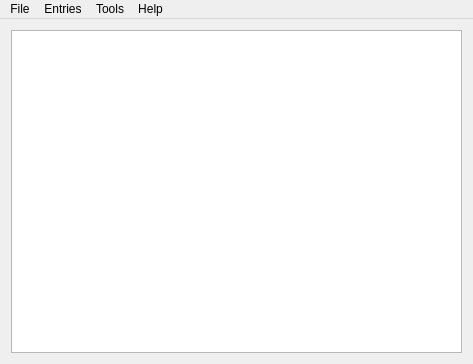
<?xml version="1.0" encoding="UTF-8"?>
<ui version="4.0">
 <class>MainWindow</class>
 <widget class="QMainWindow" name="MainWindow">
  <property name="geometry">
   <rect>
    <x>0</x>
    <y>0</y>
    <width>473</width>
    <height>364</height>
   </rect>
  </property>
  <property name="windowTitle">
   <string>XDBF Manager - ALPHA BUILD</string>
  </property>
  <property name="windowIcon">
   <iconset resource="images.qrc">
    <normaloff>:/images/IconManager.png</normaloff>:/images/IconManager.png</iconset>
  </property>
  <widget class="QWidget" name="centralWidget">
   <layout class="QVBoxLayout" name="verticalLayout_2">
    <item>
     <layout class="QVBoxLayout" name="verticalLayout">
      <item>
       <widget class="QTableWidget" name="tableWidget">
        <property name="enabled">
         <bool>true</bool>
        </property>
        <property name="contextMenuPolicy">
         <enum>Qt::CustomContextMenu</enum>
        </property>
        <property name="editTriggers">
         <set>QAbstractItemView::NoEditTriggers</set>
        </property>
        <property name="selectionBehavior">
         <enum>QAbstractItemView::SelectRows</enum>
        </property>
        <property name="sortingEnabled">
         <bool>false</bool>
        </property>
       </widget>
      </item>
     </layout>
    </item>
   </layout>
  </widget>
  <widget class="QMenuBar" name="menuBar">
   <property name="geometry">
    <rect>
     <x>0</x>
     <y>0</y>
     <width>473</width>
     <height>21</height>
    </rect>
   </property>
   <widget class="QMenu" name="menuFile">
    <property name="title">
     <string>File</string>
    </property>
    <addaction name="actionNew"/>
    <addaction name="actionOpen"/>
    <addaction name="actionClose"/>
   </widget>
   <widget class="QMenu" name="menuTools">
    <property name="title">
     <string>Entries</string>
    </property>
    <addaction name="actionAdd_New_Entry"/>
    <addaction name="actionExtract_All"/>
   </widget>
   <widget class="QMenu" name="menuTools_2">
    <property name="title">
     <string>Tools</string>
    </property>
    <addaction name="actionAddress_Converter"/>
    <addaction name="actionClean_GPD"/>
   </widget>
   <widget class="QMenu" name="menuHelp">
    <property name="title">
     <string>Help</string>
    </property>
    <addaction name="actionAbout"/>
   </widget>
   <addaction name="menuFile"/>
   <addaction name="menuTools"/>
   <addaction name="menuTools_2"/>
   <addaction name="menuHelp"/>
  </widget>
  <action name="actionOpen">
   <property name="icon">
    <iconset resource="images.qrc">
     <normaloff>:/images/open.png</normaloff>:/images/open.png</iconset>
   </property>
   <property name="text">
    <string>Open</string>
   </property>
  </action>
  <action name="actionClose">
   <property name="icon">
    <iconset resource="images.qrc">
     <normaloff>:/images/close.png</normaloff>:/images/close.png</iconset>
   </property>
   <property name="text">
    <string>Close GPD</string>
   </property>
  </action>
  <action name="actionAdd_New_Entry">
   <property name="enabled">
    <bool>false</bool>
   </property>
   <property name="icon">
    <iconset resource="images.qrc">
     <normaloff>:/images/add.png</normaloff>:/images/add.png</iconset>
   </property>
   <property name="text">
    <string>Add New</string>
   </property>
  </action>
  <action name="actionExtract_All">
   <property name="enabled">
    <bool>false</bool>
   </property>
   <property name="icon">
    <iconset resource="images.qrc">
     <normaloff>:/images/extract.png</normaloff>:/images/extract.png</iconset>
   </property>
   <property name="text">
    <string>Extract All</string>
   </property>
  </action>
  <action name="actionAddress_Converter">
   <property name="enabled">
    <bool>false</bool>
   </property>
   <property name="icon">
    <iconset resource="images.qrc">
     <normaloff>:/images/convert.png</normaloff>:/images/convert.png</iconset>
   </property>
   <property name="text">
    <string>Address Converter</string>
   </property>
  </action>
  <action name="actionClean_GPD">
   <property name="enabled">
    <bool>false</bool>
   </property>
   <property name="icon">
    <iconset resource="images.qrc">
     <normaloff>:/images/clean.png</normaloff>:/images/clean.png</iconset>
   </property>
   <property name="text">
    <string>Clean GPD</string>
   </property>
  </action>
  <action name="actionNew">
   <property name="icon">
    <iconset resource="images.qrc">
     <normaloff>:/images/add.png</normaloff>:/images/add.png</iconset>
   </property>
   <property name="text">
    <string>New</string>
   </property>
  </action>
  <action name="actionAbout">
   <property name="icon">
    <iconset resource="images.qrc">
     <normaloff>:/images/about.png</normaloff>:/images/about.png</iconset>
   </property>
   <property name="text">
    <string>About</string>
   </property>
  </action>
 </widget>
 <layoutdefault spacing="6" margin="11"/>
 <resources>
  <include location="images.qrc"/>
 </resources>
 <connections/>
</ui>
